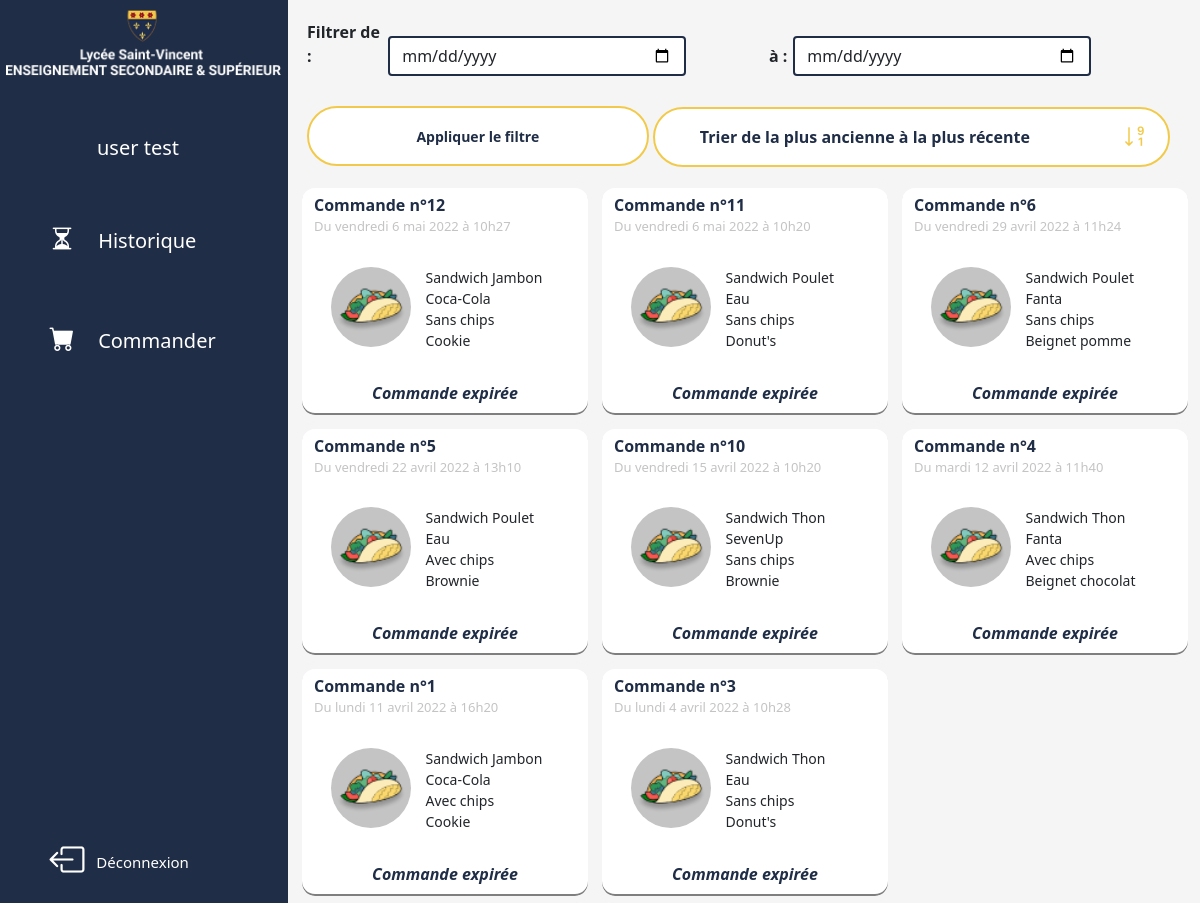
Page /history/history.php (signed in) on the committed database.
### tables this page shows
CREATE TABLE IF NOT EXISTS `utilisateur` (
  `id_user` int(11) NOT NULL AUTO_INCREMENT,
  `role_user` char(1) NOT NULL,
  `email_user` varchar(180) NOT NULL,
  `password_user` varchar(255) NOT NULL,
  `nom_user` varchar(255) NOT NULL,
  `prenom_user` varchar(255) NOT NULL,
  `active_user` tinyint(1) NOT NULL,
  PRIMARY KEY (`id_user`),
  UNIQUE KEY `email_user` (`email_user`)
);

CREATE TABLE IF NOT EXISTS `commande` (
  `id_com` int(11) NOT NULL AUTO_INCREMENT,
  `fk_user_id` int(11) NOT NULL,
  `fk_sandwich_id` int(11) NOT NULL,
  `fk_boisson_id` int(11) NOT NULL,
  `fk_dessert_id` int(11) NOT NULL,
  `chips_com` tinyint(1) NOT NULL,
  `date_heure_com` timestamp NOT NULL DEFAULT CURRENT_TIMESTAMP ON UPDATE CURRENT_TIMESTAMP,
  `date_heure_livraison_com` datetime NOT NULL,
  `annule_com` tinyint(1) NOT NULL,
  PRIMARY KEY (`id_com`),
  KEY `IDX_B15F29ADCF8EC6B0` (`fk_sandwich_id`),
  KEY `IDX_B15F29AD10326266` (`fk_boisson_id`),
  KEY `IDX_B15F29AD83C52771` (`fk_dessert_id`),
  KEY `IDX_B15F29AD996F9D6F` (`fk_user_id`)
);

CREATE TABLE IF NOT EXISTS `sandwich` (
  `id_sandwich` int(11) NOT NULL AUTO_INCREMENT,
  `nom_sandwich` varchar(255) NOT NULL,
  `dispo_sandwich` tinyint(1) NOT NULL,
  PRIMARY KEY (`id_sandwich`)
);

CREATE TABLE IF NOT EXISTS `boisson` (
  `id_boisson` int(11) NOT NULL AUTO_INCREMENT,
  `nom_boisson` varchar(255) NOT NULL,
  `dispo_boisson` tinyint(1) NOT NULL,
  PRIMARY KEY (`id_boisson`)
);

CREATE TABLE IF NOT EXISTS `dessert` (
  `id_dessert` int(11) NOT NULL AUTO_INCREMENT,
  `nom_dessert` varchar(255) NOT NULL,
  `dispo_dessert` tinyint(1) NOT NULL,
  PRIMARY KEY (`id_dessert`)
);

### history/history.php (the view, shortened to what this page needs)
<?php
	$database = connexionBdd();
	$select = $database -> prepare("SELECT id_user FROM utilisateur WHERE email_user=?");
	$select -> execute(array($_SESSION['email_user']));
	$rowSelect = $select -> fetch();
	$idUser = $rowSelect['id_user'];
	if (isset($_GET['trie'])){
		$trie = $_GET['trie'];
		if ($trie == "ASC"){
			$trieMessage = "Trier de la plus récente à la plus ancienne";
			$nextTrie = "DESC";
		}
		else{
			$trieMessage = "Trier de la plus ancienne à la plus récente";
			$nextTrie = "ASC";
		}
	}
	else{
		$trie = "DESC";
		$nextTrie = "ASC";
		$trieMessage = "Trier de la plus ancienne à la plus récente";
	}
	$select = $database -> prepare("SELECT nom_user, prenom_user FROM utilisateur WHERE id_user = ?");
	$select -> execute(array($idUser));
	$rowSelect = $select -> fetch();
	$firstNameUser = $rowSelect['prenom_user'];
	$lastNameUser = $rowSelect['nom_user'];
?>
<!DOCTYPE html>
<html>
	<head>
		<link href="https://cdn.jsdelivr.net/npm/bootstrap@5.1.3/dist/css/bootstrap.min.css" rel="stylesheet">
		<link rel="stylesheet" href="https://cdn.jsdelivr.net/npm/bootstrap-icons@1.7.2/font/bootstrap-icons.css">
		<link rel="stylesheet" href="history.css">
	</head>
	<body>
		<div class="row">
			<div id="nav" class="col-md-3 col-sm-4 col-5">
				<div class="row">
					<div id="brand" class="col-12">
						<img src="/projet_fin_annee_sandwich/img/lycee.png">
					</div>
					<div class="col-12 name-user">
						<p><?php echo $lastNameUser.' '.$firstNameUser;?></p>
					</div>
					<div class="col-12 nav-choice">
						<a class="btn btn-default" href="#"><span class="bi-hourglass-split"></span><p>Historique</p></a>
					</div>
					<div class="col-12 nav-choice">
						<a class="btn btn-default" href="#"><span class="bi-cart-fill"></span><p>Commander</p></a>
					</div>
					<div id="log_out">
						<a class="btn btn-default" href="../require/logout/logout.php"><span class="bi-box-arrow-left"></span><p>Déconnexion</p></a>
					</div>
				</div>
			</div>
			<div id="page" class="col-md-9 col-sm-8 col-7">
				<div class="row">
					<div class="col-12">
						<form id="filter" method="POST" action="" role=form>
							<p>Filtrer de : </p>
							<input type="date" name="dateMin" class="form-control" placeholder="jj/mm/aaaa">
							<p id="filterA">à :</p>
							<input type="date" name="dateMax" class="form-control" placeholder="jj/mm/aaaa">
							<input id="submit_filter" type="submit" name="submit_filter" value="Appliquer le filtre">
							<a id="filter_order" href="historique.php?trie=<?php echo $nextTrie ?>" class="btn btn-default">
								<p><?php echo $trieMessage ?></p><span class="bi-sort-numeric-down-alt"></span>
							</a>
						</form>
					</div>
					<?php
						if ($trie == "ASC"){
							$select = $database -> prepare("SELECT * FROM commande WHERE fk_user_id = ? AND annule_com = 0 ORDER BY date_heure_livraison_com ASC");
						}
						else{
							$select = $database -> prepare("SELECT * FROM commande WHERE fk_user_id = ? AND annule_com = 0 ORDER BY date_heure_livraison_com DESC");
						}
						$select -> execute(array($idUser));
						$selectHist = $database -> prepare("SELECT * FROM historique WHERE fk_user_id = ? ORDER BY id_hist DESC");
						$selectHist -> execute(array($idUser));
						$rowSelectHist = $selectHist -> fetch();
						$dateFilterMin = date_create($rowSelectHist['dateDebut_hist']);
						$dateFilterMax = date_create($rowSelectHist['dateFin_hist']);
						date_add($dateFilterMax, date_interval_create_from_date_string('1 day'));
						while ($rowSelect = $select -> fetch()){
							$numCommande = $rowSelect['id_com'];
							$selectSandwich = $database -> query("SELECT nom_sandwich FROM sandwich WHERE id_sandwich = ".$rowSelect['fk_sandwich_id'].";");
							$rowSelectSandwich = $selectSandwich -> fetch();
							$sandwich = $rowSelectSandwich['nom_sandwich'];
							$selectdrink = $database -> query("SELECT nom_boisson FROM boisson WHERE id_boisson = ".$rowSelect['fk_boisson_id'].";");
							$rowSelectdrink = $selectdrink -> fetch();
							$drink = $rowSelectdrink['nom_boisson'];
							$selectDessert = $database -> query("SELECT nom_dessert FROM dessert WHERE id_dessert = ".$rowSelect['fk_dessert_id'].";");
							$rowSelectDessert = $selectDessert -> fetch();
							$dessert = $rowSelectDessert['nom_dessert'];
							$chips = $rowSelect['chips_com'];
							if ($chips == 1){
								$chips = "Avec";
							}
							else{
								$chips = "Sans";
							}
							$deliveryDate = date_create($rowSelect['date_heure_livraison_com']);
							$day = date_format($deliveryDate, 'w');
							switch ($day) {
							    case 1:
							        $day = "lundi";
							        break;
							    case 2:
							        $day = "mardi";
							        break;
							    case 5:
							        $day = "vendredi";
							        break;
							}
							$numDay = date_format($deliveryDate, 'j');
							$month = date_format($deliveryDate, 'n');
							switch ($month) {
							    case 4:
							        $month = "avril";
							        break;
							    case 5:
							        $month = "mai";
							        break;
							}
							$year = date_format($deliveryDate, 'Y');
							$hour = date_format($deliveryDate, 'G');
							$minute = date_format($deliveryDate, 'i');
							if ( ($deliveryDate >= $dateFilterMin) and ($deliveryDate <= $dateFilterMax) ){
								echo '	<div class="col-lg-4 col-sm-6 col-12 order">
											<div class="row">
												<p class="num_order">Commande n°'.$numCommande.'</p>
												<p class="date_order">Du '.$day.' '.$numDay.' '.$month.' '.$year.' à '.$hour.'h'.$minute.'</p>
												<div class="circle_img">
													<img src="/projet_fin_annee_sandwich/img/tortilla.png">
												</div>
												<div class="order_content">
													<p>'.$sandwich.'</p>
													<p>'.$drink.'</p>
													<p>'.$chips.' chips</p>
													<p>'.$dessert.'</p>
												</div>';
								$print = '		<div class="actions">
													<p><i>Commande expirée</i></p>
												</div>
											</div>
										</div>';
								$display = False;
								if ($display == False){
									echo $print;
								}
							}
						}
					?>
				</div>
			</div>
		</div>
	</body>
</html>

### history/history.css (style rules this page uses)
body { background-color: whitesmoke; }
img { width: 100%; height: auto; }
#nav { background: #1F2D46; position: fixed; top: 0; bottom: 0; text-align: center; }
#brand { margin:10px 0 25px; }
#brand img { margin-left: 5px; }
#nav .name-user p { font-size: 20px; color: white; margin: 30px auto 0; }
#nav a { text-align: left; margin-top: 50px; margin-left: 12px; width: 95%; color: white; font-size: 20px; }
#nav .nav-choice { height: 100px; }
#nav .nav-choice a { border-radius: 20px; }
#nav a span { margin: 0 10%; font-size: 25px; }
#nav a p { display: inline-block; margin-bottom: 8px; }
#log_out { position: absolute; bottom: 10px; left: 0; color: white; }
#log_out a span { margin: 0 5% 0 10%; font-size: 35px !important; position: relative; }
#log_out p { position: absolute; font-size: 15px; bottom: 12px; }
#page { background: whitesmoke; position: absolute; right: 5px; top: 0; bottom: 0; }
#page p { font-size: 16px; }
#filter { margin-top: 20px; }
#filter p { font-weight: bold; margin: 0 0 13px; display: inline-block; width: 77px; }
#filter input { border: 2px solid #1F2D46; display: inline-block; width: 34%; }
#filterA { width: 20px !important; margin-left: 9% !important; }
#submit_filter, #filter_order { position: relative; background-color: white; border: 2px solid #f2ca4b !important; border-radius: 30px; height: 60px; }
#submit_filter, #filter_order p { font-weight: bold; color: #1F2D46; }
#submit_filter { width: 39% !important; margin: 15px 0; }
#filter_order { width: 59% !important; }
#submit_filter p,#submit_filter { font-size: 14px; }
#filter_order p { width: 80% !important; position: absolute; left: 5px; top: 50%; transform: translatey(-50%); }
#filter_order span { color: #f2ca4b; font-size: 25px; position: absolute; right: 20px; top: 50%; transform: translatey(-50%); }
.order { background-color: white; border: 7px solid whitesmoke; border-radius: 20px; box-shadow: inset 0 -2px rgba(0, 0, 0, 0.5); }
.order p { margin: 0; }
.num_order { font-weight: bold; color: #1F2D46; margin-top: 5px !important; }
.date_order { font-size: 13px !important; color: #C4C4C4; margin-bottom: 30px !important; }
.circle_img { background-color: #C4C4C4; border-radius: 50%; width: 80px; height: 80px; margin-left: 10%; }
.circle_img img { width: 130%; margin: 8px 0 0 -8px; }
.order_content { margin: 0 auto 30px; width: 60%; }
.order_content p { text-align: left; font-size: 14px !important; }
.order .actions { text-align: center; margin-bottom: 10px; }
.order .actions a, .order .actions p { color: #1F2D46; font-weight: bold; text-decoration: none; }

### rows in the picture
utilisateur: nom_user "user", prenom_user "test"
commande: id_com "12", date_heure_livraison_com "vendredi", date_heure_livraison_com "6", date_heure_livraison_com "mai", date_heure_livraison_com "2022", date_heure_livraison_com "10", date_heure_livraison_com "27", fk_sandwich.nom_sandwich "Sandwich Jambon", fk_boisson.nom_boisson "Coca-Cola", chips_com "Sans", fk_dessert.nom_dessert "Cookie", shows "Commande expirée"
commande: id_com "11", date_heure_livraison_com "vendredi", date_heure_livraison_com "6", date_heure_livraison_com "mai", date_heure_livraison_com "2022", date_heure_livraison_com "10", date_heure_livraison_com "20", fk_sandwich.nom_sandwich "Sandwich Poulet", fk_boisson.nom_boisson "Eau", chips_com "Sans", fk_dessert.nom_dessert "Donut's", shows "Commande expirée"
commande: id_com "6", date_heure_livraison_com "vendredi", date_heure_livraison_com "29", date_heure_livraison_com "avril", date_heure_livraison_com "2022", date_heure_livraison_com "11", date_heure_livraison_com "24", fk_sandwich.nom_sandwich "Sandwich Poulet", fk_boisson.nom_boisson "Fanta", chips_com "Sans", fk_dessert.nom_dessert "Beignet pomme", shows "Commande expirée"
commande: id_com "5", date_heure_livraison_com "vendredi", date_heure_livraison_com "22", date_heure_livraison_com "avril", date_heure_livraison_com "2022", date_heure_livraison_com "13", date_heure_livraison_com "10", fk_sandwich.nom_sandwich "Sandwich Poulet", fk_boisson.nom_boisson "Eau", chips_com "Avec", fk_dessert.nom_dessert "Brownie", shows "Commande expirée"
commande: id_com "10", date_heure_livraison_com "vendredi", date_heure_livraison_com "15", date_heure_livraison_com "avril", date_heure_livraison_com "2022", date_heure_livraison_com "10", date_heure_livraison_com "20", fk_sandwich.nom_sandwich "Sandwich Thon", fk_boisson.nom_boisson "SevenUp", chips_com "Sans", fk_dessert.nom_dessert "Brownie", shows "Commande expirée"
commande: id_com "4", date_heure_livraison_com "mardi", date_heure_livraison_com "12", date_heure_livraison_com "avril", date_heure_livraison_com "2022", date_heure_livraison_com "11", date_heure_livraison_com "40", fk_sandwich.nom_sandwich "Sandwich Thon", fk_boisson.nom_boisson "Fanta", chips_com "Avec", fk_dessert.nom_dessert "Beignet chocolat", shows "Commande expirée"
commande: id_com "1", date_heure_livraison_com "lundi", date_heure_livraison_com "11", date_heure_livraison_com "avril", date_heure_livraison_com "2022", date_heure_livraison_com "16", date_heure_livraison_com "20", fk_sandwich.nom_sandwich "Sandwich Jambon", fk_boisson.nom_boisson "Coca-Cola", chips_com "Avec", fk_dessert.nom_dessert "Cookie", shows "Commande expirée"
commande: id_com "3", date_heure_livraison_com "lundi", date_heure_livraison_com "4", date_heure_livraison_com "avril", date_heure_livraison_com "2022", date_heure_livraison_com "10", date_heure_livraison_com "28", fk_sandwich.nom_sandwich "Sandwich Thon", fk_boisson.nom_boisson "Eau", chips_com "Sans", fk_dessert.nom_dessert "Donut's", shows "Commande expirée"

### other values in the picture
$trieMessage "Trier de la plus ancienne à la plus récente"
